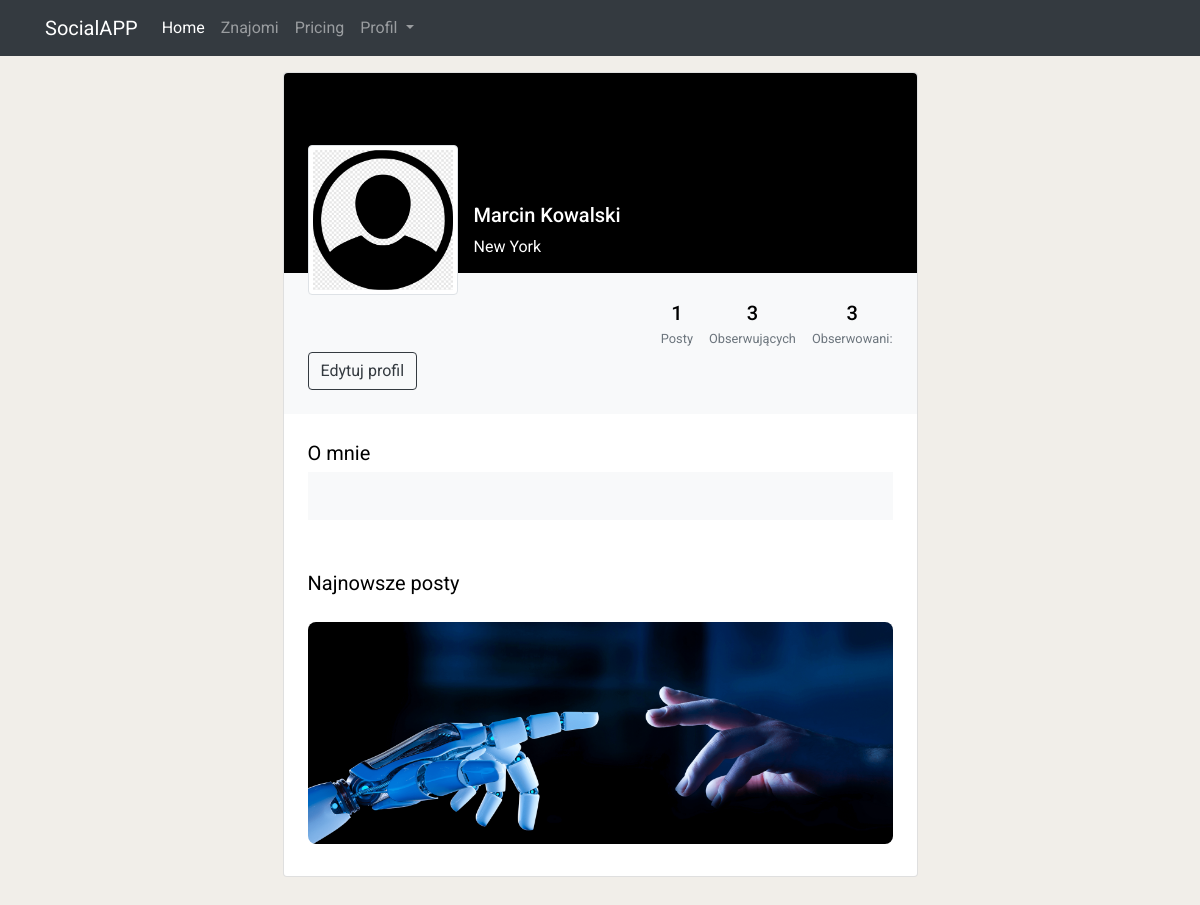
The app's page /your_profile/ (signed in), older data.
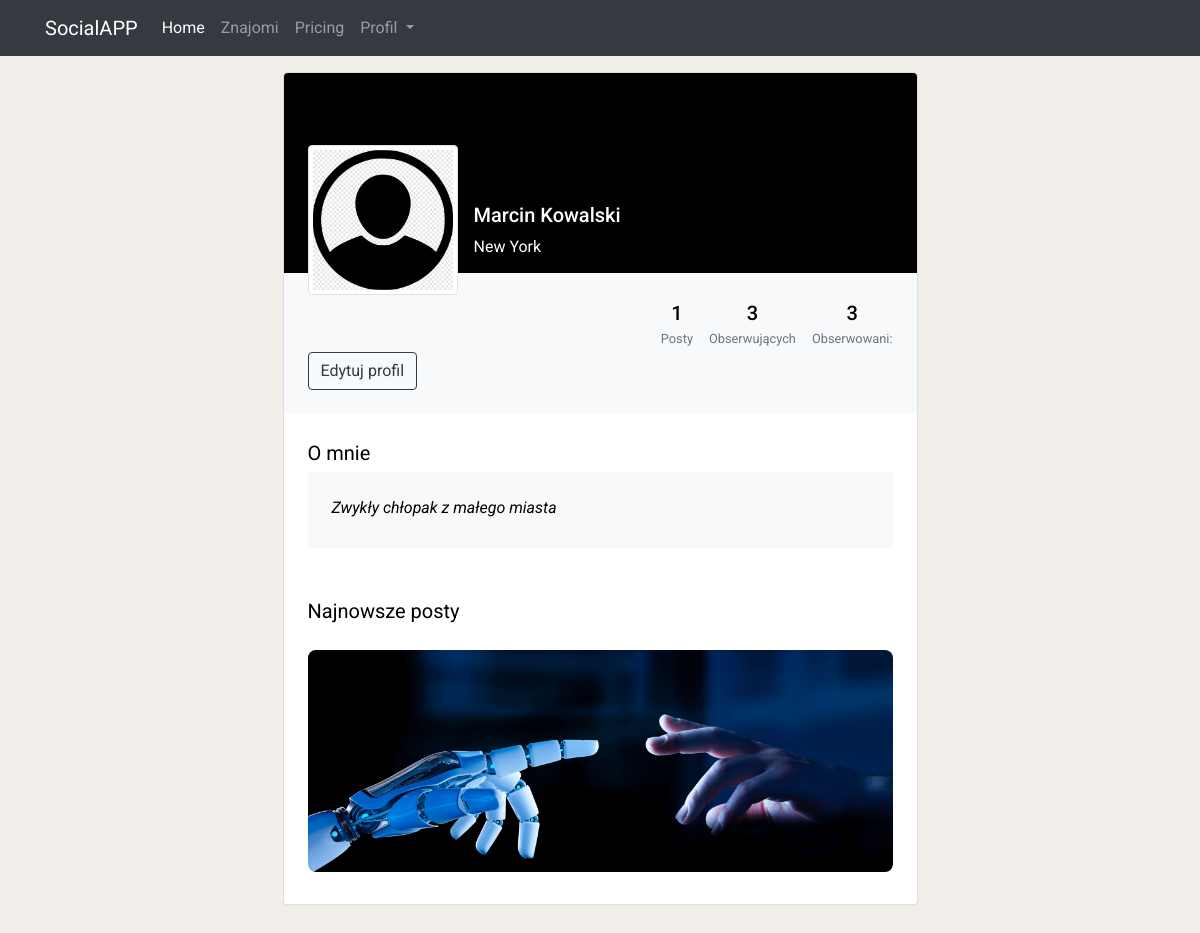
The same page, newer data.
### App/models.py (models this page shows)
class UserProfile(models.Model):
    user = models.OneToOneField(User, on_delete=models.CASCADE, related_name='userprofile')
    name = models.CharField(max_length=100)
    last_name = models.CharField(max_length=100)
    email = models.EmailField(null=True)
    creation_date = models.DateTimeField(auto_now_add=True, null=True)
    profile_pic = models.ImageField(default='user.png')
    followers = models.ManyToManyField('self',blank=True, symmetrical=False)
    profile_description = models.TextField(max_length=150, null=True)
    def __str__(self):
        return f"{self.name} {self.last_name}"

### App/views.py (the view)
# urls.py: path('your_profile/', views.your_profile, name="your_profile"),
def your_profile(request):
    user = UserProfile.objects.get(user=request.user)
    posts = user.posts.all()
    post_counter = posts.count()
    followers = UserProfile.objects.filter(followers=user).count()
    following = user.followers.count()
    context ={
        'user': user,
        'posts': posts,
        'followers': followers,
        'following': following,
        'post_counter': post_counter,
    }
    return render(request, 'App/your_profile.html', context)

### App/templates/App/your_profile.html (shortened to what this page needs)
{% extends 'App/base.html' %}
{% load crispy_forms_tags %}
{% load static %}
{% block content %}
<br>
<section class="h-100 gradient-custom-2">
    <div class="container py-5 h-100">
      <div class="row d-flex justify-content-center align-items-center h-100">
        <div class="col col-lg-9 col-xl-7">
          <div class="card">
            <div class="rounded-top text-white d-flex flex-row" style="background-color: #000; height:200px;">
              <div class="ms-4 mt-5 d-flex flex-column" style="width: 150px;">
                <img src="{{ user.profile_pic.url }}"
                  alt="Generic placeholder image" class="img-fluid img-thumbnail mt-4 mb-2"
                  style="width: 150px; z-index: 1">
              </div>
              <div class="ms-3" style="margin-top: 130px;">
                <h5>{{ user }}</h5>
                <p>New York</p>
              </div>
            </div>
            <div class="p-4 text-black" style="background-color: #f8f9fa;">
              <div class="d-flex justify-content-end text-center py-1">
                <div>
                  <p class="mb-1 h5">{{post_counter}}</p>
                  <p class="small text-muted mb-0">Posty</p>
                </div>
                <div class="px-3">
                  <p class="mb-1 h5">{{followers}}</p>
                  <p class="small text-muted mb-0">Obserwujących</p>
                </div>
                <div>
                  <p class="mb-1 h5">{{following}}</p>
                  <p class="small text-muted mb-0">Obserwowani:</p>
                </div>
              </div>
              <a href="{% url 'edit_profile' %}"><button type="button" class="btn btn-outline-dark" data-mdb-ripple-color="dark"
                  style="z-index: 1;">
                  Edytuj profil
                </button></a>
            </div>
            <div class="card-body p-4 text-black">
              <div class="mb-5">
                <p class="lead fw-normal mb-1">O mnie</p>
                <div class="p-4" style="background-color: #f8f9fa;">
                    {% if user.profile_description is None %}
                    {% else %}
                    <p class="font-italic mb-1">{{user.profile_description}}</p>
                    {% endif %}
                </div>
              </div>
              <div class="d-flex justify-content-between align-items-center mb-4">
                <p class="lead fw-normal mb-0">Najnowsze posty</p>
              </div>
              {% for post in posts %}
              <div class="row g-2">
                <div class="col mb-2">
                  <img src="{{post.image.url}}"
                    alt="image 1" class="w-100 rounded-3">
                </div>
              </div>
              {% endfor %}
            </div>
          </div>
        </div>
      </div>
    </div>
  </section>
{% endblock %}

Row changes from the older to the newer data that the page shows:
changed UserProfile "Marcin Kowalski": profile_description (not shown) → "Zwykły chłopak z małego miasta"
